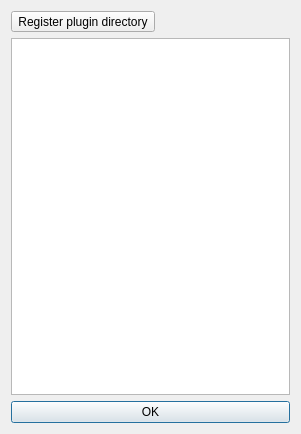
<?xml version="1.0" encoding="UTF-8"?>
<ui version="4.0">
 <class>PluginsDialog</class>
 <widget class="QDialog" name="PluginsDialog">
  <property name="geometry">
   <rect>
    <x>0</x>
    <y>0</y>
    <width>301</width>
    <height>434</height>
   </rect>
  </property>
  <property name="windowTitle">
   <string>PluginsDialog</string>
  </property>
  <layout class="QVBoxLayout" name="verticalLayout">
   <item>
    <widget class="QToolButton" name="button_registerDirectory">
     <property name="text">
      <string>Register plugin directory</string>
     </property>
    </widget>
   </item>
   <item>
    <widget class="QListWidget" name="list_plugins"/>
   </item>
   <item>
    <widget class="QPushButton" name="button_OK">
     <property name="sizePolicy">
      <sizepolicy hsizetype="Minimum" vsizetype="Preferred">
       <horstretch>0</horstretch>
       <verstretch>0</verstretch>
      </sizepolicy>
     </property>
     <property name="minimumSize">
      <size>
       <width>100</width>
       <height>0</height>
      </size>
     </property>
     <property name="text">
      <string>OK</string>
     </property>
    </widget>
   </item>
  </layout>
 </widget>
 <resources/>
 <connections>
  <connection>
   <sender>button_OK</sender>
   <signal>pressed()</signal>
   <receiver>PluginsDialog</receiver>
   <slot>accept()</slot>
   <hints>
    <hint type="sourcelabel">
     <x>339</x>
     <y>276</y>
    </hint>
    <hint type="destinationlabel">
     <x>199</x>
     <y>149</y>
    </hint>
   </hints>
  </connection>
  <connection>
   <sender>PluginsDialog</sender>
   <signal>rejected()</signal>
   <receiver>PluginsDialog</receiver>
   <slot>accept()</slot>
   <hints>
    <hint type="sourcelabel">
     <x>332</x>
     <y>180</y>
    </hint>
    <hint type="destinationlabel">
     <x>332</x>
     <y>180</y>
    </hint>
   </hints>
  </connection>
 </connections>
</ui>
